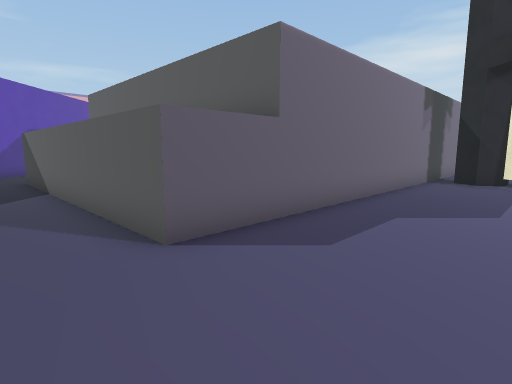
[1] (above)

17 first-person views from a walk through a Unity game level. The camera is 1.3 m above the floor, tilts 8° down and sees 80° across. The floor is counted in squares, 1 m on a side. Each view is taken from the middle of a square. On the plan, view 1 faces up. The plan holds only what a view shows up to about 14 squares ahead; the rest is blank. The place goes on beyond the plan. The player character is not drawn. Some surface patterns are stand-ins.

[2]
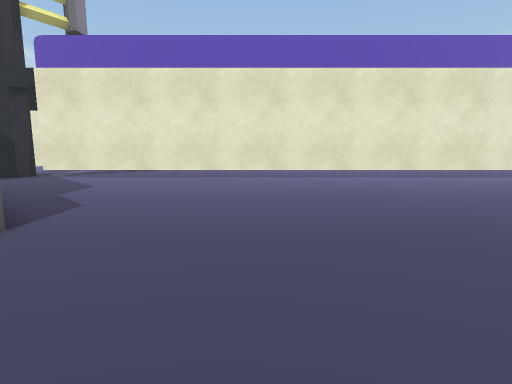

[3]
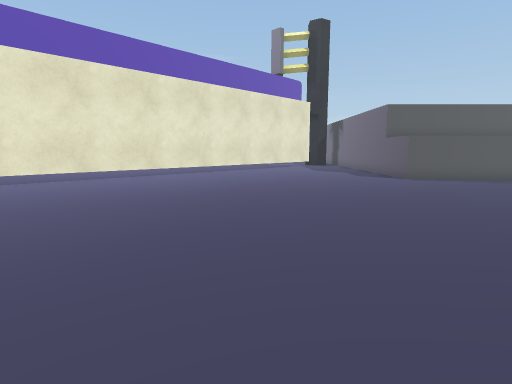

[4]
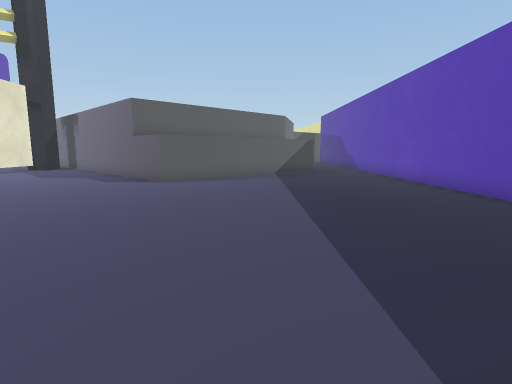

[5]
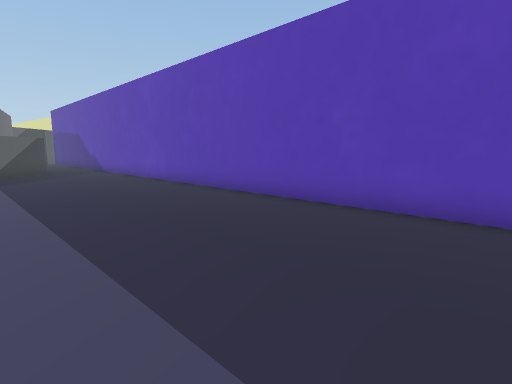

[6]
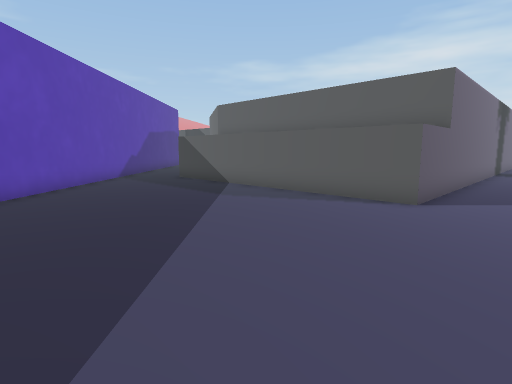

[7]
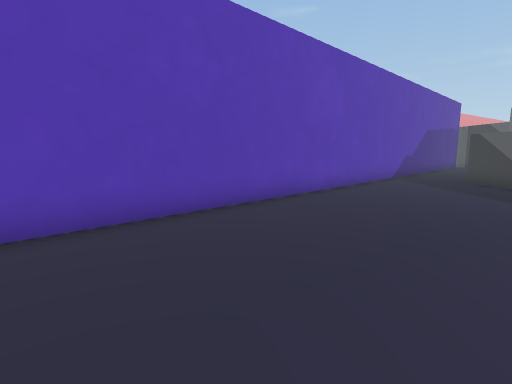

[8]
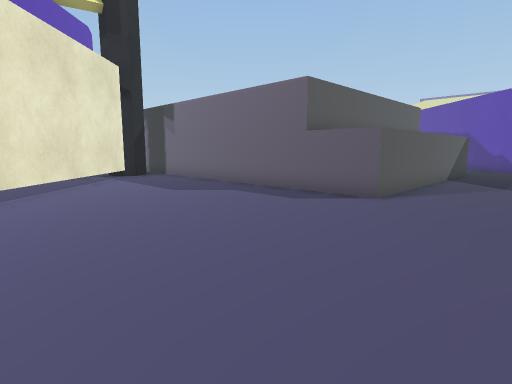

[9]
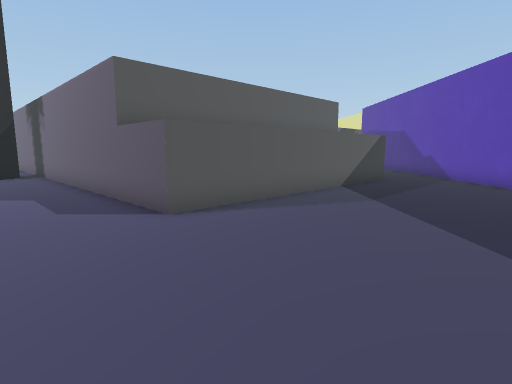

[10]
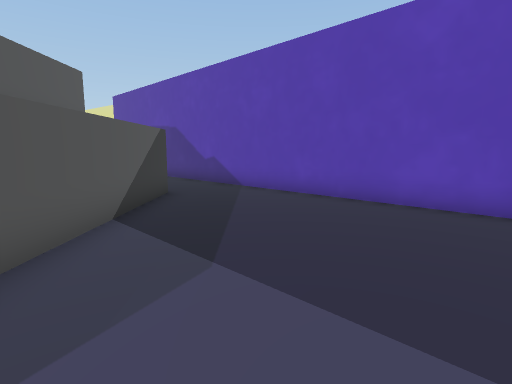

[11]
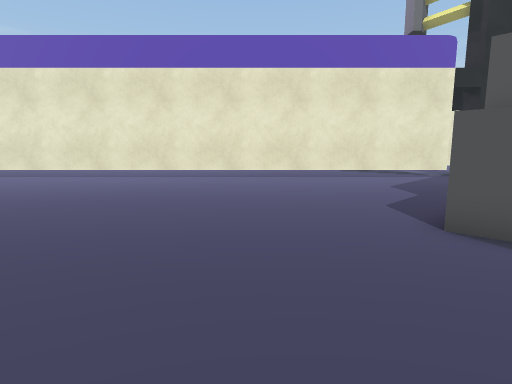

[12]
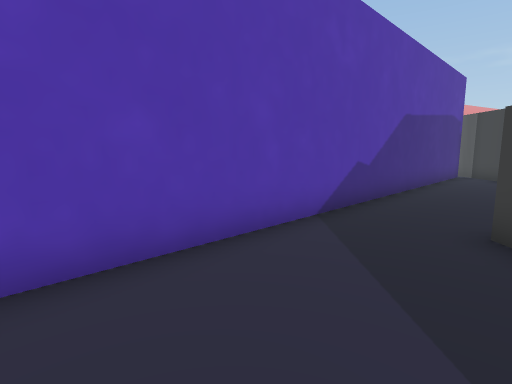

[13]
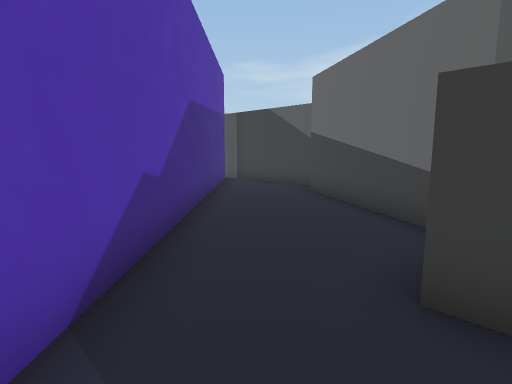

[14]
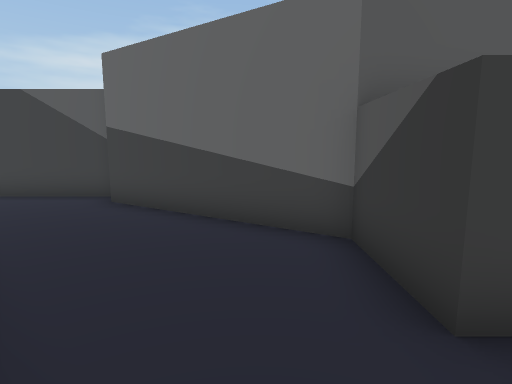

[15]
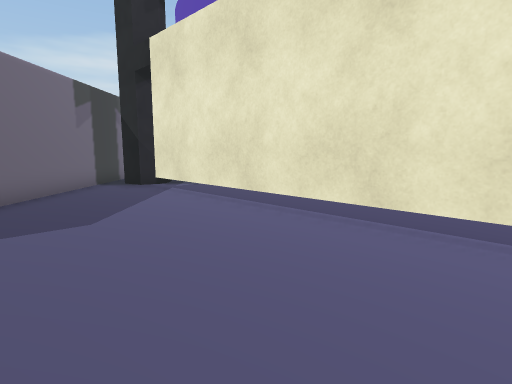

[16]
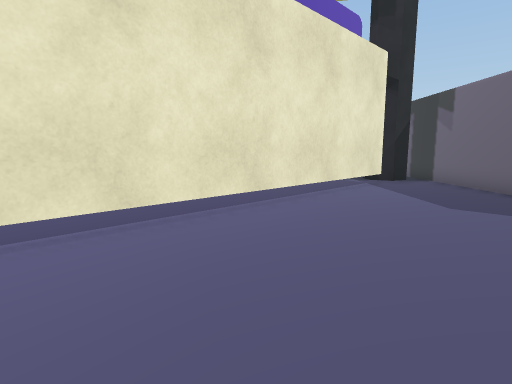

[17]
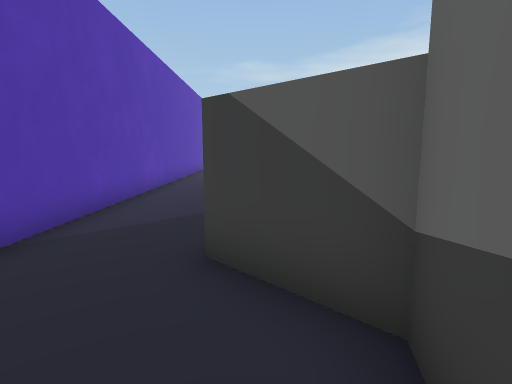

### Floor plan
Points are (right, up) in squares from view 1. A wall is a line through its corners. A room is listed if a view was taken in it or the views show most of it. See-through windows are left out.
Room 1 (views 1, 2, 3, 4, 5, 6, 7, 8, 9, 10, 11, 12, 13, 14, 15, 16, 17)
walls: (7.9, 10.9) (7.6, 11.8); (7.9, -19.8) (7.9, 9.8); (7.7, 12.9) (-1.2, 4) (-8.6, 11.4) (-7, 13.1) (-8.3, 18.9); (-7.2, -24.2) (-7, -23.1) (-8.6, -21.4) (-1.2, -14) (7.6, -22.9); (7.6, -21.8) (7.9, -20.9) (8.4, -20.7); (-7.9, 19.7) (-10.7, 22.6); (-11.4, 22.5) (-11.4, -25.5)

Where each view was taken, in squares from view 1:
view 1: 0 up, 0 right, facing up
view 2: 0 up, 6 left, facing right
view 3: 0 up, 6 left, facing down-right
view 4: 2 down, 5 left, facing down
view 5: 2 down, 5 left, facing down-left
view 6: 3 down, 5 left, facing up
view 7: 3 down, 6 left, facing up-left
view 8: 6 down, 2 right, facing down
view 9: 8 down, 3 left, facing down
view 10: 13 down, 4 left, facing down-left
view 11: 11 down, 6 left, facing right
view 12: 6 up, 8 left, facing up-left
view 13: 9 up, 10 left, facing up
view 14: 11 up, 11 left, facing up-right
view 15: 0 up, 3 right, facing up-right
view 16: 8 down, 3 right, facing down-right
view 17: 25 down, 8 left, facing up
